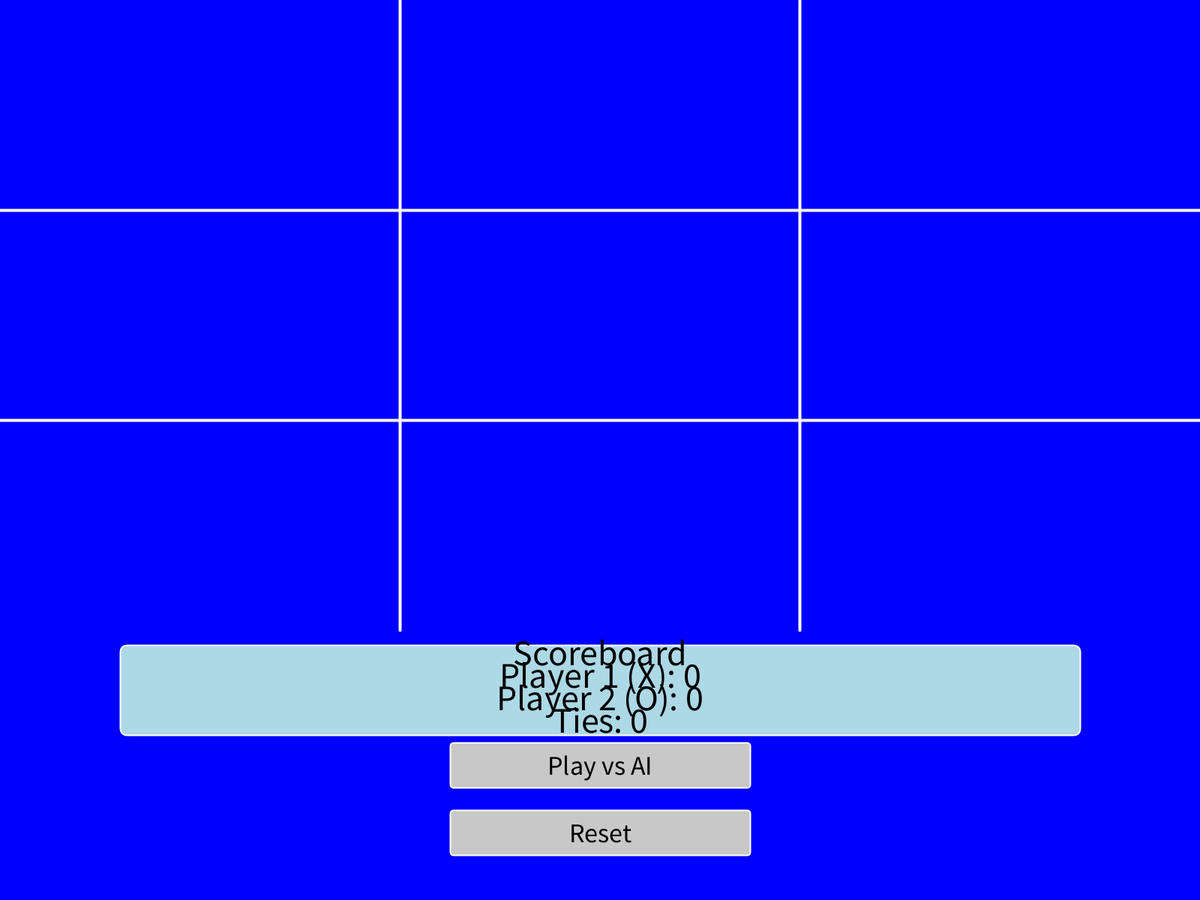
Frame 1 (no input)
Frame 60 (the mouse pressed at the canvas centre just before this capture): identical to frame 1, image omitted
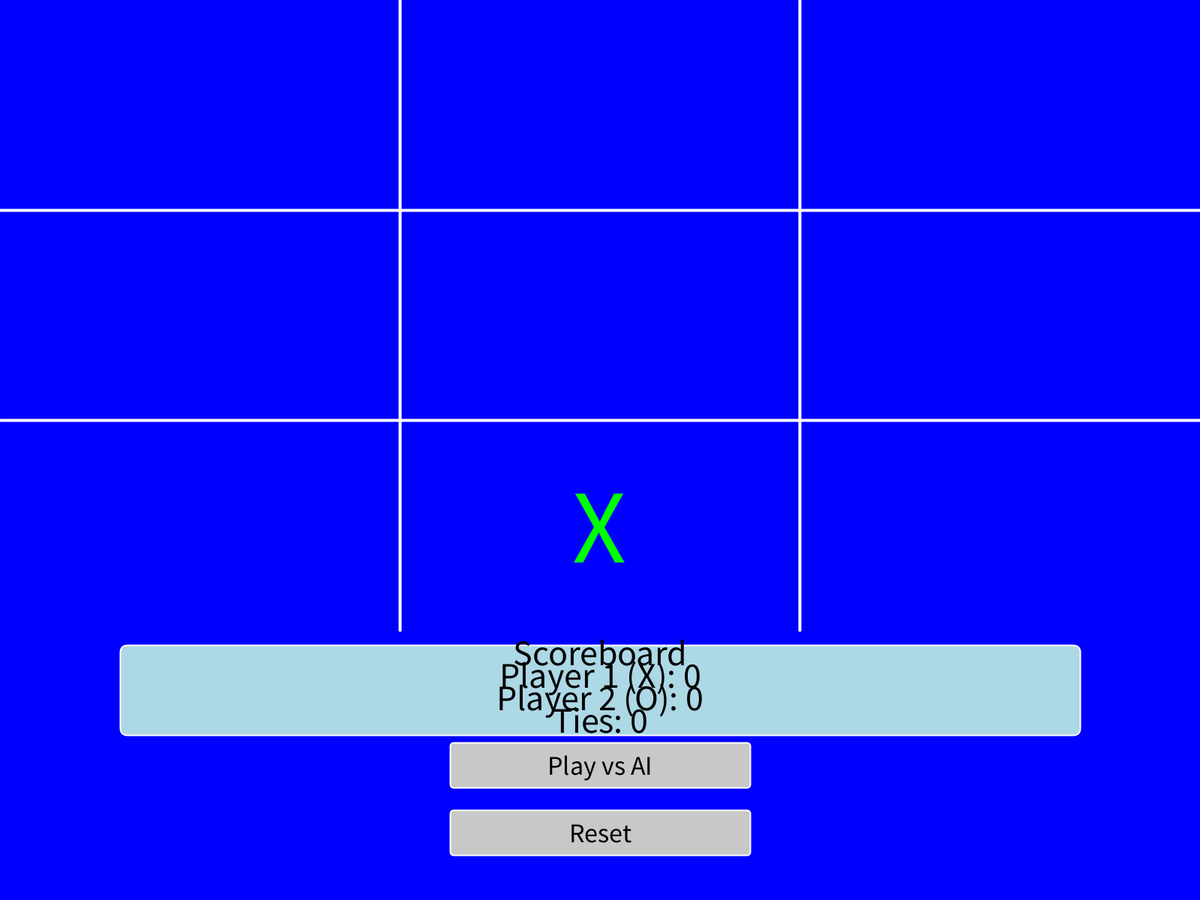
Frame 120 (the mouse held since frame 60 and released just before this capture)

The Processing sketch that drew these frames (run headless with seeded random() and noise(); from frame 60 on, the mouse is pressed at the canvas centre):

// Processing sketch: Tic_tac_toe
// ── Tic_tac_toe.pde
int[][] board = {
  {0, 0, 0},
  {0, 0, 0},
  {0, 0, 0}
}; // 0 = empty, 1 = X, 2 = O
int currentPlayer = 1; // Player 1 starts (X)
boolean gameOver = false; // Is the game over?
boolean playVsAI = false; // Is the player fighting the AI?

// Scoreboard
int player1Wins = 0;
int player2Wins = 0;
int ties = 0; // Number of tie games

// Dynamic layout variables
float gridHeight;
float buttonHeight;
float buttonWidth;

void setup() {
  fullScreen(); // Make the game full screen
  gridHeight = height * 0.7; // Grid occupies 70% of the screen height
  buttonHeight = height * 0.05; // Button height is 5% of the screen height
  buttonWidth = width * 0.25; // Button width is 25% of the screen width
}

void draw() {
  background(0, 0, 255); // Blue background
  drawGrid(); // Draw the Tic Tac Toe grid
  drawBoard(); // Draw X and O on the board
  drawScoreboard(); // Show the scoreboard
  drawPlayVsAIButton(); // Show the "Play vs AI" button
  drawResetButton(); // Show the "Reset" button

  // If the game is over, show the winner or tie message
  if (gameOver) {
    displayWinner();
  } 
  // If playing against AI and it's AI's turn, let the AI make a move
  else if (playVsAI && currentPlayer == 2) {
    aiMove();
  }
}

// Handle mouse clicks
void mousePressed() {
  // Check if the "Reset" button is clicked
  if (mouseX > width / 2 - buttonWidth / 2 && mouseX < width / 2 + buttonWidth / 2 &&
      mouseY > height - buttonHeight * 2 && mouseY < height - buttonHeight) {
    resetGame(); // Reset the game
    return;
  }

  // Check if the "Play vs AI" button is clicked
  if (mouseX > width / 2 - buttonWidth / 2 && mouseX < width / 2 + buttonWidth / 2 &&
      mouseY > height - buttonHeight * 3.5 && mouseY < height - buttonHeight * 2.5) {
    playVsAI = !playVsAI; // Toggle AI mode
    resetGame(); // Reset the game
    return;
  }

  // If the game is over or it's AI's turn, do nothing
  if (gameOver || (playVsAI && currentPlayer == 2)) {
    return;
  }

  // Check if a grid square is clicked
  if (mouseY < gridHeight) {
    int row = floor(mouseY / (gridHeight / 3)); // Calculate row
    int col = floor(mouseX / (width / 3)); // Calculate column

    // If the square is empty, make a move
    if (board[row][col] == 0) {
      board[row][col] = currentPlayer; // Place the current player's mark
      checkGameState(); // Check if the game is over
      currentPlayer = 3 - currentPlayer; // Switch player (1 -> 2, 2 -> 1)
    }
  }
}

// Check if the game is over or if there's a winner
void checkGameState() {
  if (checkWinner() != 0 || isBoardFull()) {
    if (checkWinner() == 1) player1Wins++; // Player 1 wins
    if (checkWinner() == 2) player2Wins++; // Player 2 wins
    if (checkWinner() == 0 && isBoardFull()) ties++; // It's a tie
    gameOver = true; // End the game
  }
}

// Draw the Tic Tac Toe grid
void drawGrid() {
  stroke(255); // White grid lines
  strokeWeight(4);
  line(width / 3, 0, width / 3, gridHeight); // Vertical line 1
  line(2 * width / 3, 0, 2 * width / 3, gridHeight); // Vertical line 2
  line(0, gridHeight / 3, width, gridHeight / 3); // Horizontal line 1
  line(0, 2 * gridHeight / 3, width, 2 * gridHeight / 3); // Horizontal line 2
}

// Draw the X and O marks on the board
void drawBoard() {
  textSize(gridHeight / 6);
  textAlign(CENTER, CENTER);
  for (int i = 0; i < 3; i++) {
    for (int j = 0; j < 3; j++) {
      if (board[i][j] == 1) {
        fill(0, 255, 0); // Green for X
        text("X", j * width / 3 + width / 6, i * gridHeight / 3 + gridHeight / 6);
      } else if (board[i][j] == 2) {
        fill(255, 0, 0); // Red for O
        text("O", j * width / 3 + width / 6, i * gridHeight / 3 + gridHeight / 6);
      }
    }
  }
}

// Draw the scoreboard
void drawScoreboard() {
  fill(173, 216, 230); // Light blue background
  stroke(255); // White border
  strokeWeight(2);
  rect(width * 0.1, gridHeight + 20, width * 0.8, buttonHeight * 2, 10); // Scoreboard rectangle

  fill(0); // Black text
  textSize(buttonHeight * 0.8);
  textAlign(CENTER, CENTER);
  text("Scoreboard", width / 2, gridHeight + 30); // Title
  text("Player 1 (X): " + player1Wins, width / 2, gridHeight + 60); // Player 1 score
  text("Player 2 (O): " + player2Wins, width / 2, gridHeight + 90); // Player 2 score
  text("Ties: " + ties, width / 2, gridHeight + 120); // Tie count
}

// Draw the "Play vs AI" button
void drawPlayVsAIButton() {
  fill(200); // Light gray button
  rect(width / 2 - buttonWidth / 2, height - buttonHeight * 3.5, buttonWidth, buttonHeight, 5); // Button rectangle
  fill(0); // Black text
  textSize(buttonHeight * 0.6);
  textAlign(CENTER, CENTER);
  text(playVsAI ? "Stop AI" : "Play vs AI", width / 2, height - buttonHeight * 3); // Button label
}

// Draw the "Reset" button
void drawResetButton() {
  fill(200); // Light gray button
  rect(width / 2 - buttonWidth / 2, height - buttonHeight * 2, buttonWidth, buttonHeight, 5); // Button rectangle
  fill(0); // Black text
  textSize(buttonHeight * 0.6);
  textAlign(CENTER, CENTER);
  text("Reset", width / 2, height - buttonHeight * 1.5); // Button label
}

// Display the winner or tie message
void displayWinner() {
  fill(0); // Black text
  textSize(gridHeight / 10);
  textAlign(CENTER, CENTER);
  if (checkWinner() != 0) {
    text("Player " + checkWinner() + " Wins!", width / 2, gridHeight / 2);
  } else {
    text("It's a Tie!", width / 2, gridHeight / 2);
  }
}

// Check if there's a winner
int checkWinner() {
  // Check rows and columns
  for (int i = 0; i < 3; i++) {
    if (board[i][0] != 0 && board[i][0] == board[i][1] && board[i][1] == board[i][2]) return board[i][0];
    if (board[0][i] != 0 && board[0][i] == board[1][i] && board[1][i] == board[2][i]) return board[0][i];
  }
  // Check diagonals
  if (board[0][0] != 0 && board[0][0] == board[1][1] && board[1][1] == board[2][2]) return board[0][0];
  if (board[0][2] != 0 && board[0][2] == board[1][1] && board[1][1] == board[2][0]) return board[0][2];
  return 0; // No winner
}

// Check if the board is full
boolean isBoardFull() {
  for (int i = 0; i < 3; i++) {
    for (int j = 0; j < 3; j++) {
      if (board[i][j] == 0) return false; // Empty square found
    }
  }
  return true; // All squares are filled
}

// Reset the game
void resetGame() {
  for (int i = 0; i < 3; i++) {
    for (int j = 0; j < 3; j++) {
      board[i][j] = 0; // Clear the board
    }
  }
  currentPlayer = 1; // Reset to Player 1
  gameOver = false; // Reset game state
}

// AI makes a random move
void aiMove() {
  while (true) {
    int row = int(random(3));
    int col = int(random(3));
    if (board[row][col] == 0) {
      board[row][col] = 2; // AI plays as Player 2 (O)
      checkGameState(); // Check if the game is over
      currentPlayer = 1; // Switch back to Player 1
      break;
    }
  }
}
